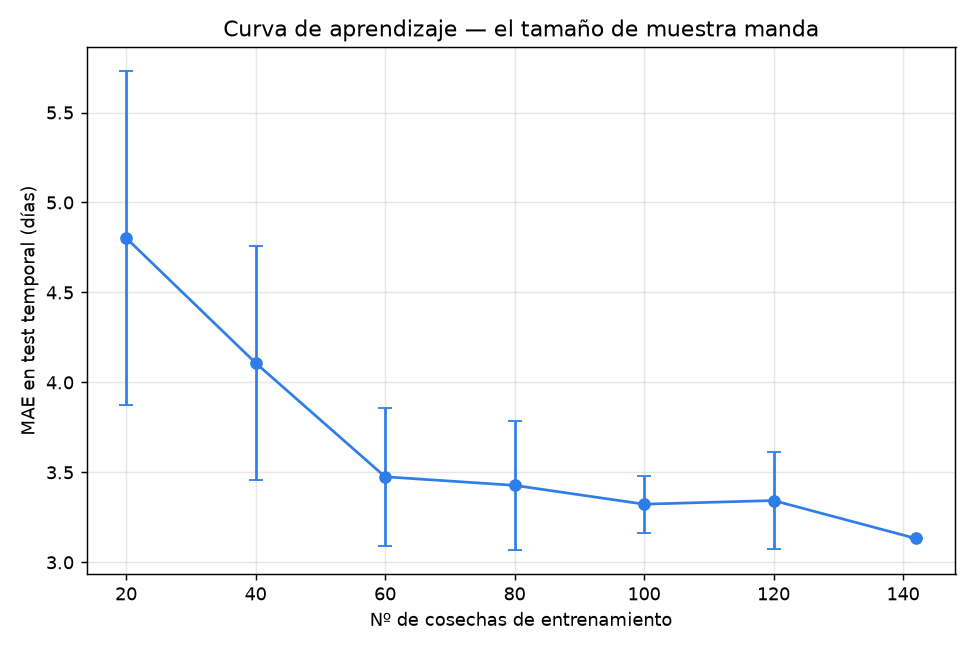

Source code (Python):
"""Curva de aprendizaje — MAE vs nº de cosechas de entrenamiento.
Evidencia central de la tesis: el cuello de botella es el tamaño de muestra (cosechas),
no el modelo. Test FIJO temporal (último año); se varía cuántas cosechas del pasado se usan
para entrenar, con repeticiones para estimar la varianza. Si la curva sigue bajando al final,
más cosechas mejorarían el desempeño.

Correr: uv run curva_aprendizaje.py
"""
import warnings
import numpy as np
import pandas as pd
warnings.filterwarnings("ignore")
import matplotlib; matplotlib.use("Agg")
import matplotlib.pyplot as plt
from sklearn.metrics import mean_absolute_error
from lightgbm import LGBMRegressor

RNG = 42; CUT = pd.Timestamp("2025-09-26")
L = pd.read_parquet("landmarks_full.parquet")
raw = pd.read_csv("../dataset/dataset_albahaca_1.csv", parse_dates=["FECHA"])
starts = raw.groupby("ID_COSECHA")["FECHA"].min().rename("start")
L = L.merge(starts, on="ID_COSECHA", how="left")
FEATS = [c for c in L.columns if c not in ["ID_COSECHA", "ID_TANDA", "D", "start"]]

pool = L[L["start"] < CUT]; test = L[L["start"] >= CUT]
pool_cos = pool["ID_COSECHA"].unique()
Xte, yte = test[FEATS], test["D"].to_numpy(float)
print(f"Cosechas disponibles para entrenar: {len(pool_cos)} | test fijo: {test['ID_COSECHA'].nunique()} cosechas")

LGB = dict(objective="regression_l1", n_estimators=400, learning_rate=0.05, num_leaves=31,
           min_child_samples=20, reg_lambda=3, subsample=0.8, subsample_freq=1,
           colsample_bytree=0.8, n_jobs=-1, verbose=-1, random_state=RNG)
sizes = [20, 40, 60, 80, 100, 120, len(pool_cos)]
R = 10
rng = np.random.default_rng(RNG)
rows = []
for n in sizes:
    maes = []
    reps = 1 if n >= len(pool_cos) else R
    for rep in range(reps):
        sub = pool_cos if n >= len(pool_cos) else rng.choice(pool_cos, size=n, replace=False)
        tr = pool[pool["ID_COSECHA"].isin(sub)]
        m = LGBMRegressor(**LGB).fit(tr[FEATS], tr["D"].to_numpy(float))
        maes.append(mean_absolute_error(yte, m.predict(Xte)))
    rows.append((n, float(np.mean(maes)), float(np.std(maes))))
    print(f"  n_cosechas={n:3d}: MAE test = {np.mean(maes):.3f} ± {np.std(maes):.3f}")

df = pd.DataFrame(rows, columns=["n_cosechas", "mae", "sd"])
df.to_csv("curva_aprendizaje.csv", index=False)
plt.figure(figsize=(7.5, 5))
plt.errorbar(df["n_cosechas"], df["mae"], yerr=df["sd"], marker="o", color="#2f7de8", capsize=4)
plt.xlabel("Nº de cosechas de entrenamiento"); plt.ylabel("MAE en test temporal (días)")
plt.title("Curva de aprendizaje — el tamaño de muestra manda")
plt.grid(alpha=0.3); plt.tight_layout(); plt.savefig("curva_aprendizaje.png", dpi=130)

d = df.sort_values("n_cosechas").reset_index(drop=True)
slope = (d["mae"].iloc[-1] - d["mae"].iloc[-2]) / (d["n_cosechas"].iloc[-1] - d["n_cosechas"].iloc[-2])
print(f"\nMejora total {d['mae'].iloc[0]:.2f} -> {d['mae'].iloc[-1]:.2f} d")
print(f"Pendiente al final: {slope:.4f} d/cosecha -> "
      f"{'SIGUE BAJANDO: más cosechas ayudarían' if slope < -0.002 else 'se aplanó'}")
print("Guardado: curva_aprendizaje.png, curva_aprendizaje.csv")
